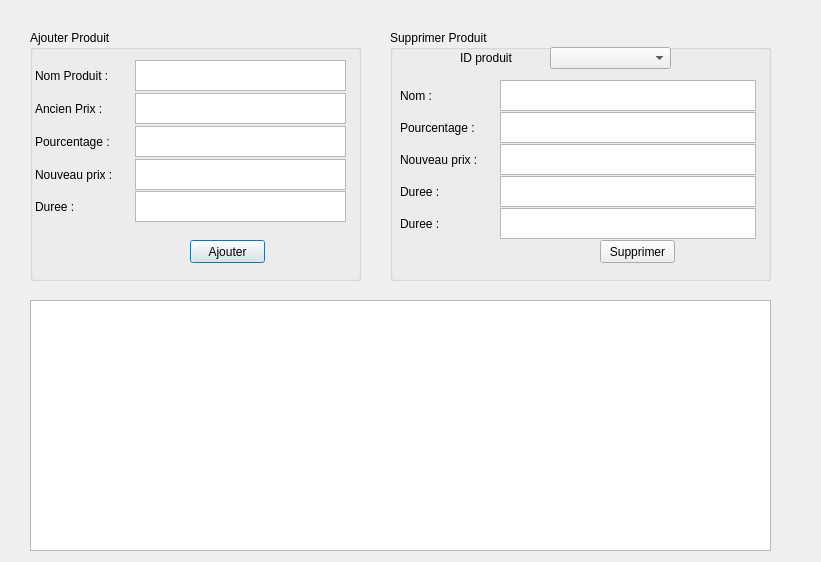
<?xml version="1.0" encoding="UTF-8"?>
<ui version="4.0">
 <class>produitinter</class>
 <widget class="QDialog" name="produitinter">
  <property name="geometry">
   <rect>
    <x>0</x>
    <y>0</y>
    <width>821</width>
    <height>562</height>
   </rect>
  </property>
  <property name="windowTitle">
   <string>Dialog</string>
  </property>
  <widget class="QGroupBox" name="groupBox">
   <property name="geometry">
    <rect>
     <x>30</x>
     <y>30</y>
     <width>331</width>
     <height>251</height>
    </rect>
   </property>
   <property name="title">
    <string>Ajouter Produit</string>
   </property>
   <widget class="QTextEdit" name="Emplacement">
    <property name="geometry">
     <rect>
      <x>105</x>
      <y>96</y>
      <width>211</width>
      <height>31</height>
     </rect>
    </property>
   </widget>
   <widget class="QLabel" name="label_13">
    <property name="geometry">
     <rect>
      <x>5</x>
      <y>30</y>
      <width>91</width>
      <height>31</height>
     </rect>
    </property>
    <property name="text">
     <string>Nom Produit :</string>
    </property>
   </widget>
   <widget class="QLabel" name="label_12">
    <property name="geometry">
     <rect>
      <x>5</x>
      <y>129</y>
      <width>91</width>
      <height>31</height>
     </rect>
    </property>
    <property name="text">
     <string>Nouveau prix :</string>
    </property>
   </widget>
   <widget class="QLabel" name="label_15">
    <property name="geometry">
     <rect>
      <x>5</x>
      <y>96</y>
      <width>91</width>
      <height>31</height>
     </rect>
    </property>
    <property name="text">
     <string>Pourcentage :</string>
    </property>
   </widget>
   <widget class="QLabel" name="label_14">
    <property name="geometry">
     <rect>
      <x>5</x>
      <y>63</y>
      <width>91</width>
      <height>31</height>
     </rect>
    </property>
    <property name="text">
     <string>Ancien Prix :</string>
    </property>
   </widget>
   <widget class="QTextEdit" name="Nom">
    <property name="geometry">
     <rect>
      <x>105</x>
      <y>30</y>
      <width>211</width>
      <height>31</height>
     </rect>
    </property>
   </widget>
   <widget class="QTextEdit" name="Description">
    <property name="geometry">
     <rect>
      <x>105</x>
      <y>63</y>
      <width>211</width>
      <height>31</height>
     </rect>
    </property>
   </widget>
   <widget class="QPushButton" name="AjouterBouton">
    <property name="geometry">
     <rect>
      <x>160</x>
      <y>210</y>
      <width>75</width>
      <height>23</height>
     </rect>
    </property>
    <property name="text">
     <string>Ajouter</string>
    </property>
   </widget>
   <widget class="QTextEdit" name="Emplacement_2">
    <property name="geometry">
     <rect>
      <x>105</x>
      <y>129</y>
      <width>211</width>
      <height>31</height>
     </rect>
    </property>
   </widget>
   <widget class="QLabel" name="label_16">
    <property name="geometry">
     <rect>
      <x>5</x>
      <y>161</y>
      <width>91</width>
      <height>31</height>
     </rect>
    </property>
    <property name="text">
     <string>Duree :</string>
    </property>
   </widget>
   <widget class="QTextEdit" name="Emplacement_3">
    <property name="geometry">
     <rect>
      <x>105</x>
      <y>161</y>
      <width>211</width>
      <height>31</height>
     </rect>
    </property>
   </widget>
  </widget>
  <widget class="QTableView" name="tablemodifier">
   <property name="geometry">
    <rect>
     <x>30</x>
     <y>300</y>
     <width>741</width>
     <height>251</height>
    </rect>
   </property>
   <property name="autoFillBackground">
    <bool>false</bool>
   </property>
  </widget>
  <widget class="QGroupBox" name="groupBox_2">
   <property name="geometry">
    <rect>
     <x>390</x>
     <y>30</y>
     <width>381</width>
     <height>251</height>
    </rect>
   </property>
   <property name="title">
    <string>Supprimer Produit</string>
   </property>
   <widget class="QComboBox" name="comboBox">
    <property name="geometry">
     <rect>
      <x>160</x>
      <y>17</y>
      <width>121</width>
      <height>22</height>
     </rect>
    </property>
   </widget>
   <widget class="QLabel" name="label">
    <property name="geometry">
     <rect>
      <x>70</x>
      <y>12</y>
      <width>81</width>
      <height>31</height>
     </rect>
    </property>
    <property name="text">
     <string>ID produit</string>
    </property>
   </widget>
   <widget class="QPushButton" name="SupprimerBouton">
    <property name="geometry">
     <rect>
      <x>210</x>
      <y>210</y>
      <width>75</width>
      <height>23</height>
     </rect>
    </property>
    <property name="text">
     <string>Supprimer</string>
    </property>
   </widget>
   <widget class="QLabel" name="label_27">
    <property name="geometry">
     <rect>
      <x>10</x>
      <y>114</y>
      <width>91</width>
      <height>31</height>
     </rect>
    </property>
    <property name="text">
     <string>Nouveau prix :</string>
    </property>
   </widget>
   <widget class="QLabel" name="label_24">
    <property name="geometry">
     <rect>
      <x>10</x>
      <y>50</y>
      <width>91</width>
      <height>31</height>
     </rect>
    </property>
    <property name="text">
     <string>Nom :</string>
    </property>
   </widget>
   <widget class="QLabel" name="label_25">
    <property name="geometry">
     <rect>
      <x>10</x>
      <y>82</y>
      <width>91</width>
      <height>31</height>
     </rect>
    </property>
    <property name="text">
     <string>Pourcentage :</string>
    </property>
   </widget>
   <widget class="QLabel" name="label_26">
    <property name="geometry">
     <rect>
      <x>10</x>
      <y>146</y>
      <width>91</width>
      <height>31</height>
     </rect>
    </property>
    <property name="text">
     <string>Duree :</string>
    </property>
   </widget>
   <widget class="QTextBrowser" name="Nomval">
    <property name="geometry">
     <rect>
      <x>110</x>
      <y>50</y>
      <width>256</width>
      <height>31</height>
     </rect>
    </property>
   </widget>
   <widget class="QTextBrowser" name="Descriptionval">
    <property name="geometry">
     <rect>
      <x>110</x>
      <y>82</y>
      <width>256</width>
      <height>31</height>
     </rect>
    </property>
   </widget>
   <widget class="QTextBrowser" name="Emplacementval">
    <property name="geometry">
     <rect>
      <x>110</x>
      <y>114</y>
      <width>256</width>
      <height>31</height>
     </rect>
    </property>
   </widget>
   <widget class="QTextBrowser" name="Dateeventval">
    <property name="geometry">
     <rect>
      <x>110</x>
      <y>146</y>
      <width>256</width>
      <height>31</height>
     </rect>
    </property>
   </widget>
   <widget class="QTextBrowser" name="Dateeventval_2">
    <property name="geometry">
     <rect>
      <x>110</x>
      <y>178</y>
      <width>256</width>
      <height>31</height>
     </rect>
    </property>
   </widget>
   <widget class="QLabel" name="label_28">
    <property name="geometry">
     <rect>
      <x>10</x>
      <y>178</y>
      <width>91</width>
      <height>31</height>
     </rect>
    </property>
    <property name="text">
     <string>Duree :</string>
    </property>
   </widget>
  </widget>
 </widget>
 <resources/>
 <connections/>
</ui>
